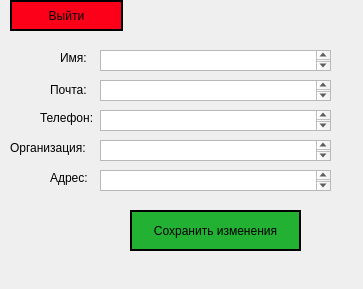
<?xml version="1.0" encoding="UTF-8"?>
<ui version="4.0">
 <class>Form</class>
 <widget class="QWidget" name="Form">
  <property name="geometry">
   <rect>
    <x>0</x>
    <y>0</y>
    <width>363</width>
    <height>289</height>
   </rect>
  </property>
  <property name="windowTitle">
   <string>Редактирование профиля</string>
  </property>
  <widget class="QPushButton" name="pushButton_exit">
   <property name="geometry">
    <rect>
     <x>10</x>
     <y>0</y>
     <width>113</width>
     <height>31</height>
    </rect>
   </property>
   <property name="styleSheet">
    <string notr="true">border: 2px solid black;
background-color: rgb(252, 0, 25);</string>
   </property>
   <property name="text">
    <string>Выйти</string>
   </property>
  </widget>
  <widget class="QLabel" name="label_name">
   <property name="geometry">
    <rect>
     <x>60</x>
     <y>50</y>
     <width>41</width>
     <height>16</height>
    </rect>
   </property>
   <property name="text">
    <string>Имя:</string>
   </property>
  </widget>
  <widget class="QLabel" name="label_phone">
   <property name="geometry">
    <rect>
     <x>40</x>
     <y>110</y>
     <width>61</width>
     <height>16</height>
    </rect>
   </property>
   <property name="text">
    <string>Телефон:</string>
   </property>
  </widget>
  <widget class="QLabel" name="label_contacts">
   <property name="geometry">
    <rect>
     <x>10</x>
     <y>140</y>
     <width>91</width>
     <height>16</height>
    </rect>
   </property>
   <property name="text">
    <string>Организация:</string>
   </property>
  </widget>
  <widget class="QLabel" name="label_address">
   <property name="geometry">
    <rect>
     <x>50</x>
     <y>170</y>
     <width>51</width>
     <height>16</height>
    </rect>
   </property>
   <property name="text">
    <string>Адрес:</string>
   </property>
  </widget>
  <widget class="QTextEdit" name="textEdit_name">
   <property name="geometry">
    <rect>
     <x>100</x>
     <y>50</y>
     <width>231</width>
     <height>21</height>
    </rect>
   </property>
  </widget>
  <widget class="QTextEdit" name="textEdit_phone">
   <property name="geometry">
    <rect>
     <x>100</x>
     <y>110</y>
     <width>231</width>
     <height>21</height>
    </rect>
   </property>
  </widget>
  <widget class="QTextEdit" name="textEdit_contacts">
   <property name="geometry">
    <rect>
     <x>100</x>
     <y>140</y>
     <width>231</width>
     <height>21</height>
    </rect>
   </property>
  </widget>
  <widget class="QTextEdit" name="textEdit_address">
   <property name="geometry">
    <rect>
     <x>100</x>
     <y>170</y>
     <width>231</width>
     <height>21</height>
    </rect>
   </property>
  </widget>
  <widget class="QPushButton" name="pushButton_apply_changes">
   <property name="geometry">
    <rect>
     <x>130</x>
     <y>210</y>
     <width>171</width>
     <height>41</height>
    </rect>
   </property>
   <property name="styleSheet">
    <string notr="true">border: 2px solid black;
background-color: rgb(35, 177, 52);</string>
   </property>
   <property name="text">
    <string>Сохранить изменения</string>
   </property>
  </widget>
  <widget class="QTextEdit" name="textEdit_email">
   <property name="geometry">
    <rect>
     <x>100</x>
     <y>80</y>
     <width>231</width>
     <height>21</height>
    </rect>
   </property>
  </widget>
  <widget class="QLabel" name="label_name_2">
   <property name="geometry">
    <rect>
     <x>50</x>
     <y>80</y>
     <width>51</width>
     <height>20</height>
    </rect>
   </property>
   <property name="text">
    <string>Почта:</string>
   </property>
  </widget>
 </widget>
 <resources/>
 <connections/>
</ui>
